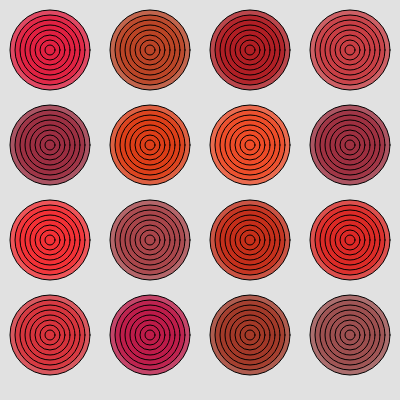
Frame 1 (no input)
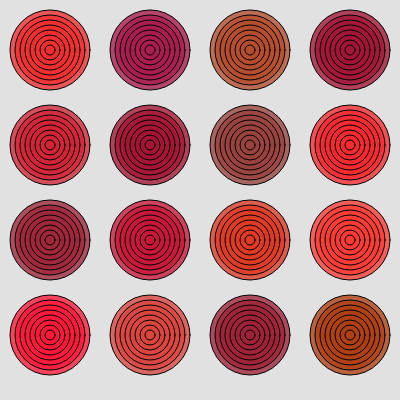
Frame 2 (the mouse pressed at the canvas centre, redrawn once)

The p5.js sketch that drew these frames (run headless with seeded random() and noise() and a simulated clock; the mouse was pressed at the canvas centre and the sketch redrawn once):

// p5.js sketch
// ── sketch.js
function setup() {
  createCanvas(400, 400);
  noLoop();
}

function draw() {
  background(225);

  //Loop for rows
  for (let y = 50; y <= height; y += 95) {
    //Loop for columns
    for (let x = 50; x <= width; x += 100) {
      //Red Hues
      let r = random(150, 255); 
      let g = random(20, 80); 
      let b = random(20, 80); 

      //Circles in decreasing sizes
      for (let size = 80; size > 0; size -= 10) {
        fill(r, g, b, 200);
        ellipse(x, y, size, size);
      }
    }
  }
}
